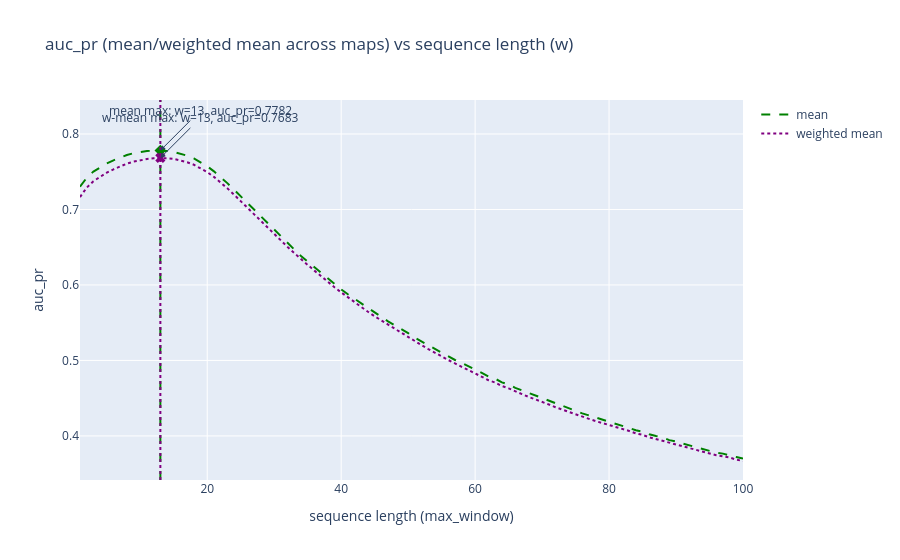
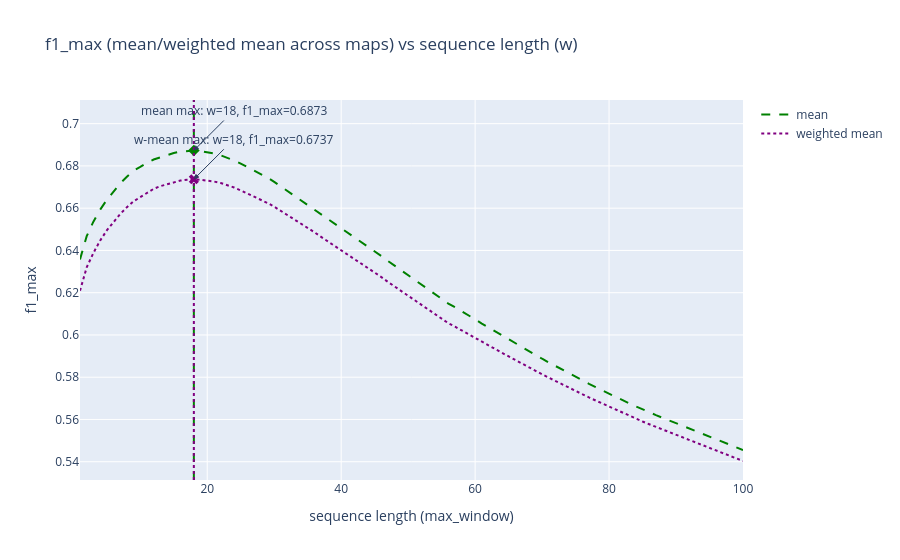
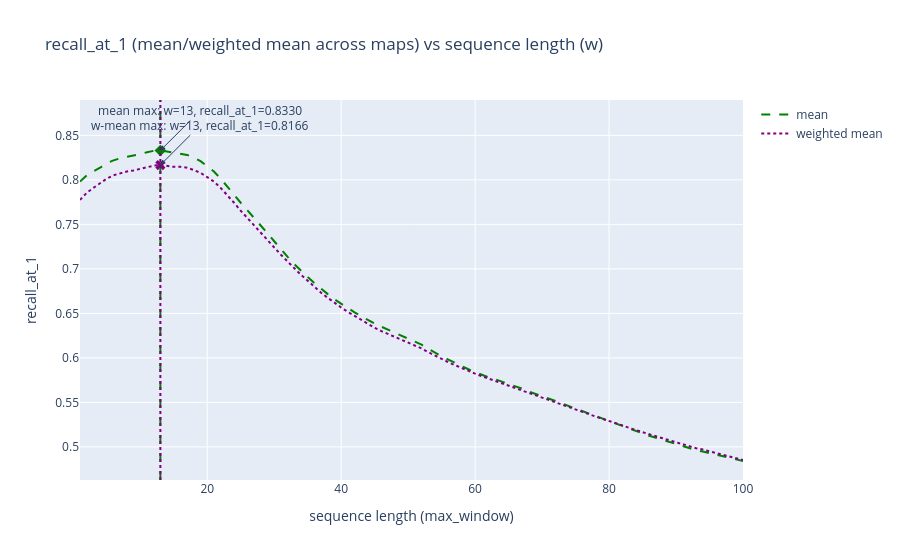
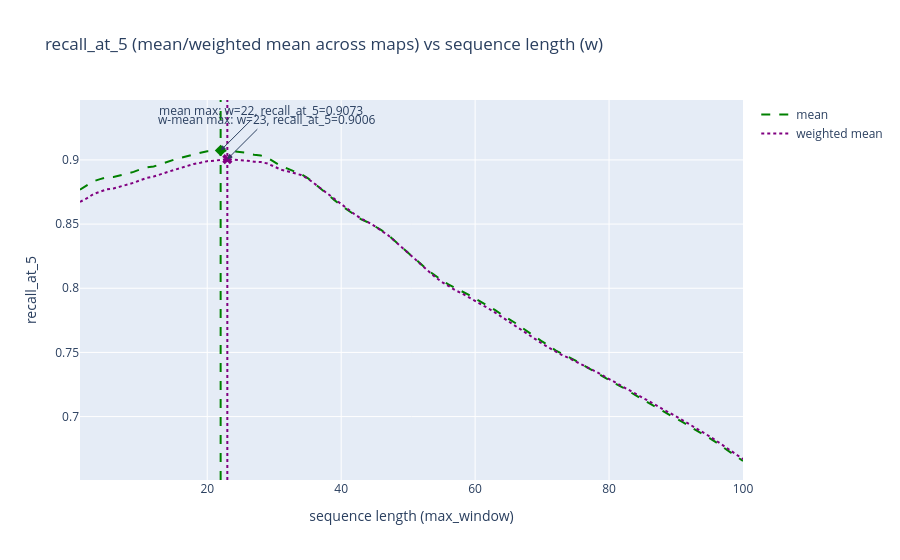

Notebook source saved alongside these figures, in order:
### Markdown cell above
## Aggregated values

### Code cell
# Display aggregated tables (mean and weighted-mean)
display(summary_mean_by_w.head(30))
try:
    display(summary_weighted_mean_by_w.head(30))
except Exception:
    pass

# Aggregate-only plots (mean and weighted mean across maps) with maxima
plot_aggregate_mean_median(summary_all);
